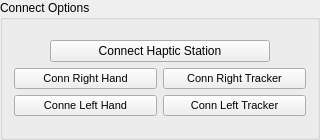
         <widget class="QGroupBox" name="m_pConnBox">
          <property name="minimumSize">
           <size>
            <width>320</width>
            <height>140</height>
           </size>
          </property>
          <property name="maximumSize">
           <size>
            <width>320</width>
            <height>140</height>
           </size>
          </property>
          <property name="title">
           <string>Connect Options</string>
          </property>
          <layout class="QGridLayout" name="gridLayout_10">
           <item row="0" column="0">
            <layout class="QGridLayout" name="m_pConnLayout">
             <item row="0" column="0">
              <spacer name="horizontalSpacer">
               <property name="orientation">
                <enum>Qt::Horizontal</enum>
               </property>
               <property name="sizeType">
                <enum>QSizePolicy::Fixed</enum>
               </property>
               <property name="sizeHint" stdset="0">
                <size>
                 <width>30</width>
                 <height>20</height>
                </size>
               </property>
              </spacer>
             </item>
             <item row="0" column="1" colspan="2">
              <widget class="QPushButton" name="m_pInitBtn">
               <property name="minimumSize">
                <size>
                 <width>200</width>
                 <height>0</height>
                </size>
               </property>
               <property name="font">
                <font>
                 <family>Arial</family>
                 <pointsize>9</pointsize>
                 <weight>50</weight>
                 <bold>false</bold>
                </font>
               </property>
               <property name="text">
                <string>Connect Haptic Station</string>
               </property>
              </widget>
             </item>
             <item row="0" column="3">
              <spacer name="horizontalSpacer_2">
               <property name="orientation">
                <enum>Qt::Horizontal</enum>
               </property>
               <property name="sizeType">
                <enum>QSizePolicy::Fixed</enum>
               </property>
               <property name="sizeHint" stdset="0">
                <size>
                 <width>30</width>
                 <height>20</height>
                </size>
               </property>
              </spacer>
             </item>
             <item row="1" column="0" colspan="2">
              <widget class="QPushButton" name="m_pInitRHBtn">
               <property name="font">
                <font>
                 <family>Arial</family>
                 <pointsize>8</pointsize>
                </font>
               </property>
               <property name="text">
                <string>Conn Right Hand</string>
               </property>
              </widget>
             </item>
             <item row="1" column="2" colspan="2">
              <widget class="QPushButton" name="m_pInitRTBtn">
               <property name="font">
                <font>
                 <family>Arial</family>
                 <pointsize>8</pointsize>
                </font>
               </property>
               <property name="text">
                <string>Conn Right Tracker</string>
               </property>
               <property name="iconSize">
                <size>
                 <width>20</width>
                 <height>20</height>
                </size>
               </property>
              </widget>
             </item>
             <item row="2" column="0" colspan="2">
              <widget class="QPushButton" name="m_pInitLHBtn">
               <property name="font">
                <font>
                 <family>Arial</family>
                 <pointsize>8</pointsize>
                </font>
               </property>
               <property name="text">
                <string>Conne Left Hand</string>
               </property>
              </widget>
             </item>
             <item row="2" column="2" colspan="2">
              <widget class="QPushButton" name="m_pInitLTBtn">
               <property name="font">
                <font>
                 <family>Arial</family>
                 <pointsize>8</pointsize>
                </font>
               </property>
               <property name="text">
                <string>Conn Left Tracker</string>
               </property>
              </widget>
             </item>
            </layout>
           </item>
          </layout>
         </widget>
